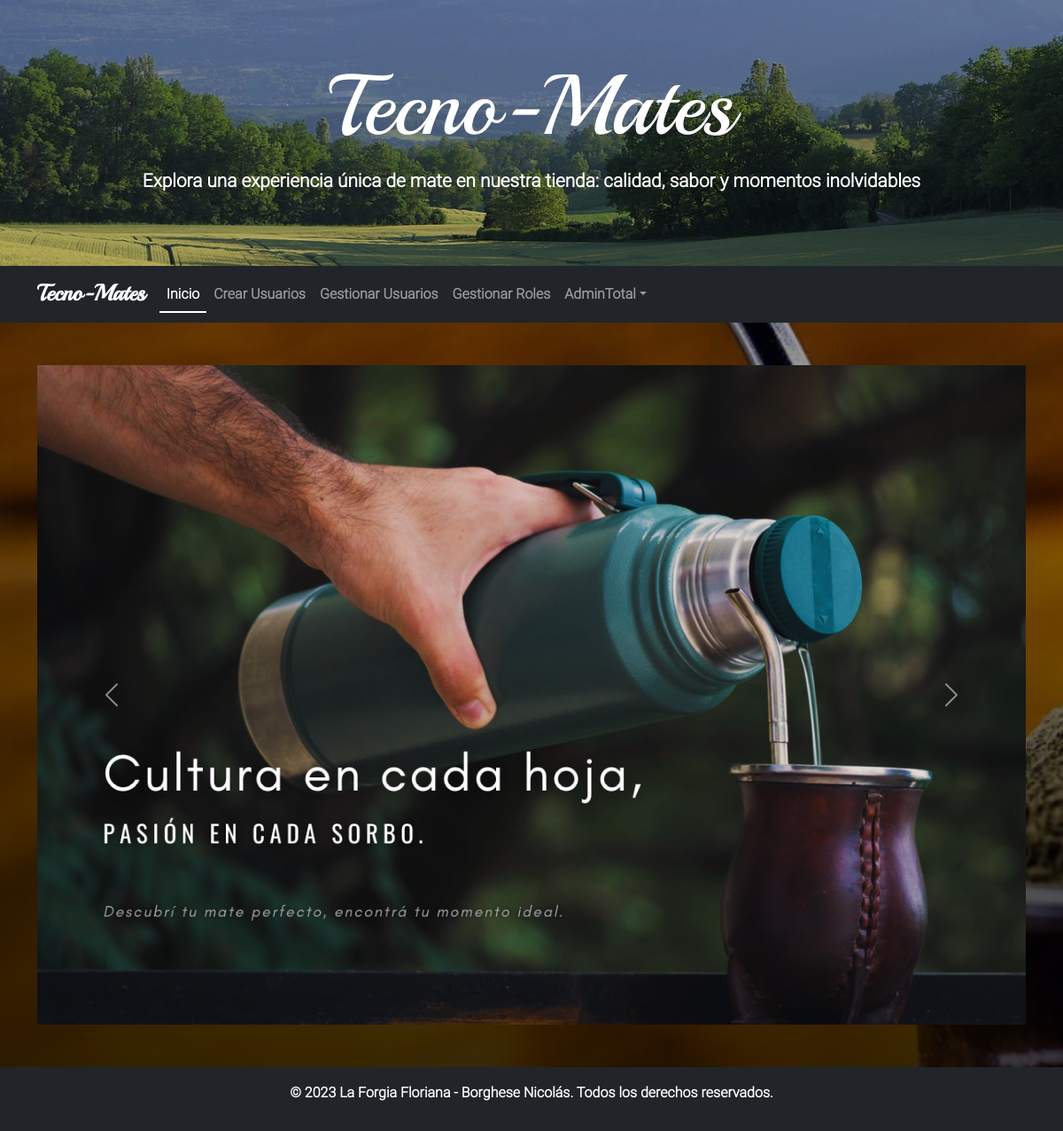
The app's page /Vista/Home/home.php (signed in) with its own data.
### tables this page shows
CREATE TABLE menu (
  idmenu bigint(20) NOT NULL,
  menombre varchar(100) NOT NULL COMMENT 'Nombre del item del menu',
  medescripcion varchar(124) NOT NULL COMMENT 'Descripcion mas detallada del item del menu',
  idpadre bigint(20) DEFAULT NULL COMMENT 'Referencia al id del menu que es subitem',
  medeshabilitado timestamp NULL DEFAULT CURRENT_TIMESTAMP COMMENT 'Fecha en la que el menu fue deshabilitado por ultima vez'
);

### Util/funciones.php (called while the page is built, shortened)
<?php
    spl_autoload_register(function($class_name){
        $directorys = array(
            $GLOBALS['ROOT'].'Modelo/',
            $GLOBALS['ROOT'].'Modelo/conector/',
            $GLOBALS['ROOT'].'Control/',
        );
    });
?>

### control/Session.php (called while the page is built, shortened)
<?php
class Session {
    public function __construct()
    {
        $resp = true;
        return $resp;
    }
    public function validar()
    {
        $resp = false;
        if ($this->activa() && isset($_SESSION['idusuario'])) {
            $objAbmUsuario = new AbmUsuario();
            $param['idusuario'] = $_SESSION['idusuario'];
            $param['usdeshabilitado'] = '0000-00-00 00:00:00';
            $colUsuario = $objAbmUsuario->buscar($param);
            if(count($colUsuario) > 0){
                $resp = true;
            }
        }
        return $resp;
    }
    public function activa()
    {
        $resp = false;
        if (php_sapi_name() !== 'cli') {
            if (version_compare(PHP_VERSION, '7.0.0') >= 0) {
                $resp = session_status() === PHP_SESSION_ACTIVE ? true : false;
            } else {
                $resp = session_id() === '' ? false : true;
            }
        }
        return  $resp;
    }
    public function getDireccionMenu(){
        $rutaArchivo = $_SERVER['PHP_SELF'];
        $colDireccionesRuta = explode("/", $rutaArchivo);
        $direccionMenu = $colDireccionesRuta[count($colDireccionesRuta) - 1];
        return $direccionMenu;
    }
    public function getDireccionPadreMenu(){
        $rutaArchivo = $_SERVER['PHP_SELF'];
        $colDireccionesRuta = explode("/", $rutaArchivo);
        $direccionPadre = $colDireccionesRuta[count($colDireccionesRuta) - 2];
        return $direccionPadre;
    }
    public function getUsNombre()
    {
        $usNombre = null;
        if ($this->validar()) {
            $usNombre = $_SESSION['usnombre'];
        }
        return $usNombre;
    }
    public function getColMenu()
    {
        $paramMenuRol['idrol'] = $_SESSION['idrol'];
        $objMenuRol = new AbmMenuRol;
        $colMenuRol = $objMenuRol->buscar($paramMenuRol);
        $colMenu = [];
        for ($i=0; $i < count($colMenuRol); $i++){
            $colMenu[] = $colMenuRol[$i]->getObjMenu();
        }
        return $colMenu;
    }
}
?>

### modelo/Rol.php (called while the page is built, shortened)
<?php
class Rol{
    private $idrol;
    public function __construct(){
        $this->idrol = "";
    }
    public function getIdRol(){
        return $this->idrol;
    }
    public function setIdRol($valor){
        $this->idrol = $valor;
    }
	public function cargar(){
        $resp = false;
        $base = new BaseDatos();
        $sql = "SELECT * FROM rol WHERE idrol = '".$this->getIdRol()."'";
        if ($base->Iniciar()) {
            $res = $base->Ejecutar($sql);
            if($res>-1){
                if($res>0){
                    $resp = true;
                    $row = $base->Registro();
                }
            }
        } else {
            $this->setmensajeoperacion("Rol->listar: ".$base->getError());
        }
        return $resp;
    }
}
?>

### modelo/conector/BaseDatos.php (called while the page is built, shortened)
<?php
class BaseDatos extends PDO {
  	private $conec;
  	private $indice;
  	private $resultado;
    public function __construct(){
        $this->indice =0;
        try {
            $this->conec=true;
        } catch (PDOException $e) {
            $this->sql = $e->getMessage();
            $this->conec=false;
        }
    }
    public function Iniciar(){
        return $this->getConec();
    }
    public function getConec(){
        return $this->conec;
    }
    public function setSQL($e){
        return "\n".$this->sql = $e;
    }
    public function Ejecutar($sql){
        if (stristr($sql,"select")){
            $resp =  $this->EjecutarSelect($sql);
        }
        return $resp;
    }
    private function EjecutarSelect($sql){
        $cant = -1;
        $resultado=parent::query($sql);
        if(!$resultado){
            $this->analizarDebug();
        }else {
            $arregloResult = $resultado->fetchAll();
            $cant = count($arregloResult);
        }
        return $cant;
    }
    public function Registro() {
        $filaActual = false;
        $indiceActual = $this->getIndice();
        if ($indiceActual >= 0) {
            $filas = $this->getResultado();
            if($indiceActual<count($filas)){
                $filaActual =  $filas[$indiceActual];
            }else {
                $this->setIndice(-1);
            }
        }
        return $filaActual;
    }
    private function setIndice ($valor){
        $this->indice = $valor;
    }
    private function getIndice (){
        return $this->indice;
    }
    private function setResultado($valor){
        $this->resultado = $valor;
    }
    private function getResultado(){
        return $this->resultado;
    }
}
?>

### modelo/MenuRol.php (called while the page is built, shortened)
<?php
class MenuRol
{
    private $objMenu;
    public function __construct()
    {
        $this->objMenu = new Menu();
    }
    public function getObjMenu()
    {
        return $this->objMenu;
    }
    public function setObjMenu($objMenu)
    {
        $this->objMenu = $objMenu;
    }
    public static function listar($parametro = "")
    {
        $arreglo = array();
        $base = new BaseDatos();
        $sql = "SELECT * FROM menurol ";
        if ($parametro != "") {
            $sql .= " WHERE " . $parametro;
        }
        $res = $base->Ejecutar($sql);
        if ($res > -1) {
            if ($res > 0) {
                while ($row = $base->Registro()) {
                    $obj = new MenuRol();
                    $objMenu = new Menu();
                    $objMenu->setIdmenu($row['idmenu']);
                    $objMenu->cargar();
                    $objRol = new Rol();
                    $objRol->setIdrol($row['idrol']);
                    $objRol->cargar();
                    $obj->setear($objMenu, $objRol);
                    array_push($arreglo, $obj);
                }
            }
        }
        return $arreglo;
    }
}

### control/AbmMenuRol.php (called while the page is built, shortened)
<?php
class AbmMenuRol{
    public function buscar($param){
        $where = " true ";
        if ($param <> NULL){
            if  (isset($param['idrol']))
                $where .= " and idrol = ".$param['idrol'];
        }
        $obj = new MenuRol();
        $arreglo = $obj->listar($where);
        return $arreglo;
    }
}
?>

### modelo/Menu.php (called while the page is built, shortened)
<?php
class Menu {
    private $idmenu;
    private $menuPadre;
    public function __construct(){
        $this->idmenu="";
        $this->menuPadre = null;
    }
    public function getIdMenu(){
        return $this->idmenu;
    }
    public function setIdMenu($idmenu){
        $this->idmenu = $idmenu;
    }
    public function setMeNombre($menombre){
        $this->menombre = $menombre;
    }
    public function setMeDescripcion($medescripcion){
        $this->medescripcion = $medescripcion;
    }
    public function getMenuPadre(){
        return $this->menuPadre;
    }
    public function setMenuPadre($menuPadre){
        $this->menuPadre = $menuPadre;
    }
	public function cargar(){
        $resp = false;
        $base=new BaseDatos();
        $sql="SELECT * FROM menu WHERE idmenu = ".$this->getIdMenu();
        if ($base->Iniciar()) {
          $res = $base->Ejecutar($sql);
       }
       return $resp;
     }
}
?>

### modelo/Usuario.php (called while the page is built, shortened)
<?php
class Usuario {
    public function listar($parametro=""){
        $arreglo = array();
        $base = new BaseDatos();
        $sql = "SELECT * FROM usuario ";
        if ($parametro!="") {
            $sql .= " WHERE ".$parametro;
        }
        $res = $base->Ejecutar($sql);
        if($res>-1){
            if($res>0){
                while ($row = $base->Registro()){
                    $obj= new Usuario();
                    $obj->setear($row['idusuario'],$row['usnombre'],$row['uspass'],$row['usmail'],$row['usdeshabilitado']);
                    array_push($arreglo, $obj);
                }
            }
        } else {
            $this->setMensajeoperacion("Usuario->listar: ".$base->getError());
        }
        return $arreglo;
    }
}
?>

### control/AbmUsuario.php (called while the page is built, shortened)
<?php
class AbmUsuario
{
    public function buscar($param)
    {
        $where = " true";
        if ($param <> null) {
            if (isset($param['idusuario']))
                $where .= " and idusuario = " . $param['idusuario'];
            if (isset($param['usdeshabilitado']))
                $where .= " and usdeshabilitado = '" . $param['usdeshabilitado'] . "'";
        }
        $obj = new Usuario();
        $arreglo = $obj->listar($where);
        return $arreglo;
    }
}
?>

### vista/Estructuras/navSeguro.php (the view, shortened to what this page needs)
<?php
$nombreUsuario = $session->getUsNombre();
$colMenu = $session->getColMenu();
$direccionMenu = $session->getDireccionMenu();
$direccionPadre = $session->getDireccionPadreMenu();
?>
<nav class="navbar navbar-expand-lg navbar-dark bg-dark">
    <div class="container">
        <a class="navbar-brand" href="#">Tecno-Mates</a>
        <div class="collapse navbar-collapse" id="navbarNav">
            <ul class="navbar-nav ml-auto">
            <?php
            if(count($colMenu) != 0){
                for ($i=0; $i < count($colMenu); $i++){
                    $menombre = $colMenu[$i]->getMeNombre();
                    $medescripcion = $colMenu[$i]->getMeDescripcion();
                    $padreMenu = $colMenu[$i]->getMenuPadre();
                    $nombrePadre = $padreMenu->getMeNombre();
                    $medescripcionpadre = $padreMenu->getMeDescripcion();
                    if ($colMenu[$i]->getMenuPadre()->getIdMenu() != 0){
                        if ($medescripcion !="productos.php"){
                            if ($direccionMenu == $medescripcion){
                                echo '<li class="nav-item active nav-underline">';
                                echo '  <a class="nav-link active " aria-current="page" href="#">'.$menombre.'</a>';
                                echo '</li>';
                            } else {
                                if ($direccionPadre == $nombrePadre){
                                    echo '<li class="nav-item">';
                                    echo '  <a class="nav-link" href='.$medescripcion.'>'.$menombre.'</a>';
                                    echo '</li>';
                                } else {
                                    echo '<li class="nav-item">';
                                    echo '  <a class="nav-link" href='.$medescripcionpadre.$medescripcion.'>'.$menombre.'</a>';
                                    echo '</li>';
                                }
                            }
                        }
                    }
                }
            }
            ?>
                <div class="ml-auto">
                    <?php
                    if ($direccionPadre == "opcionesDeCuenta"){
                        echo '<div class="nav-item dropdown active nav-underline">';
                        echo '<a class="nav-link dropdown-toggle active nav-underline" href="#" id="nombreUsuarioActivo" role="button" data-toggle="dropdown" aria-haspopup="true" aria-expanded="false">';
                        echo $nombreUsuario;
                        echo '</a>';
                    } else {
                        echo '<div class="nav-item dropdown">';
                        echo '<a class="nav-link dropdown-toggle" href="#" id="nombreUsuarioActivo" role="button" data-toggle="dropdown" aria-haspopup="true" aria-expanded="false">';
                        echo $nombreUsuario;
                        echo '</a>';
                    }
                    ?>
                    </div>
                </div>
            </ul>
        </div>
    </div>
</nav>

### vista/css/estilos.css (style rules this page uses)
body { background-image: linear-gradient(rgba(0, 0, 0, 0.226), rgba(0, 0, 0, 0.8)), url(../img/ContenidoSitio/fondo2.jpg); background-position: center bottom; background-repeat: no-repeat; background-size: cover; background-attachment: fixed; font-family: 'robotolight', sans-serif; font-weight:900; }
.navbar-brand { font-family: 'playballregular', sans-serif; font-size: 1.6em; }

### records on screen
menu: menombre "Inicio"
menu: menombre "Crear Usuarios"
menu: menombre "Gestionar Usuarios"
menu: menombre "Gestionar Roles"

### other values on screen
$nombreUsuario "AdminTotal"
